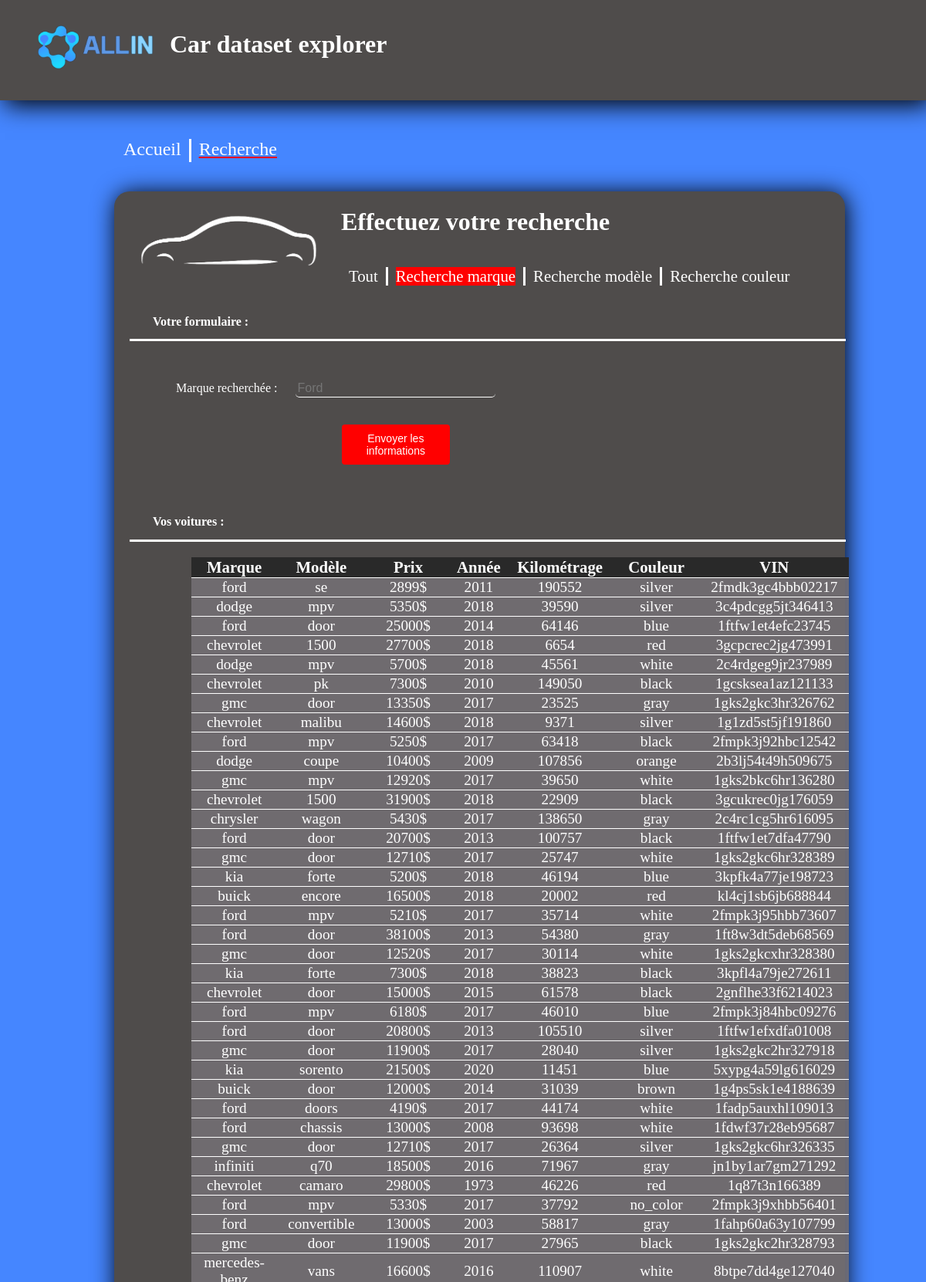
The page /marque (upper part) on the database its author committed.
### app.py (models this page shows, shortened)
class Car(db.Model):
    id = db.Column(db.Integer,primary_key=True)
    price = db.Column(db.Integer,nullable=False)
    brand = db.Column(db.String, nullable=False)
    model = db.Column(db.String,nullable=False)
    year = db.Column(db.Integer,nullable=False)
    title_status = db.Column(db.String,nullable=False)
    mileage = db.Column(db.Integer,nullable=False)
    color = db.Column(db.String,nullable=False)
    vin = db.Column(db.String,nullable=False) # Vehicule identification number
    lot = db.Column(db.String,nullable=False) # lot number assigned to a particular quantitity or lot of material from a single

### app.py (the view)
@app.route('/marque', methods=['GET', 'POST'])
def marque():
    if request.method == "POST":
        marque=request.form["Marque"]
        query = db.session.query(Car.brand).distinct().all()
        titles = [row[0] for row in query]
        closest_titles = difflib.get_close_matches(marque, titles)
        try :
            cars = Car.query.filter_by(brand=closest_titles[0]).all()
            info=[]
            for car in cars:
                info.append([car.brand,car.model,car.price,car.year,car.mileage,car.color,car.vin])
        except IndexError :
            info=[["Pas de résultat"]]
        return render_template('marque.html',info=info[0:50])
    else :
        return render_template('marque.html',info=get_info_all()[0:50])

### app.py (called while the page is built)
def get_info_all():
    cars = Car.query.all()
    info=[]
    for car in cars:
        info.append([car.brand,car.model,car.price,car.year,car.mileage,car.color,car.vin])
    return info

### templates/marque.html (shortened to what this page needs)
<!DOCTYPE html>
<html>
    <head>
        <link rel="stylesheet" href="../static/css/style_plateforme.css">
    </head>
    <body>
    	<header>
    		<div class="header">
   				<div class="LogoHeader"><img src="../static/Images/logoblanc2.png" alt="Logo" class="Logo"> </div>
                <div class="NomHeader"><h1 class="NameHeader">Car dataset explorer</h1></div>
           		<div class="HeaderFond"></div>
			</div>
        	<div class="NavEmploye">
                  <a href="{{ url_for('accueil') }}" class="lien">Accueil</a>
                  <div class="Divider"></div>
                  <a href="{{ url_for('recherche') }}" id="enCours1" class="lien77">Recherche</a>
            </div>
    	</header>
        <main class="PageInfo">
            <div class="Info">
                <img src="../static/Images/book.png" alt="Logo" class="LogoProfil3">
                <div>
                    <h1 class="policeProfil">Effectuez votre recherche</h1>
                    <div class="pos" >
                        <div class="navGestion" style="margin-top:20px;">
                            <a href="{{ url_for('recherche') }}"  class="lien3"   style="font-size:1.3em; ">Tout</a>
                            <div class="Divider3"></div>
                            <a href="{{ url_for('marque') }}"  class="lien3" id="enCours" style="font-size:1.3em; ">Recherche marque</a>
                            <div class="Divider3"></div>
                            <a href="{{ url_for('modèle') }}"  class="lien3"  style="font-size:1.3em; ">Recherche modèle</a>
                            <div class="Divider3"></div>
                            <a href="{{ url_for('couleur') }}"  class="lien3"  style="font-size:1.3em; ">Recherche couleur</a>
                       </div>
                    </div>
            </div>
            </div>
            <h2 class="txt2">Votre formulaire : </h2>
            <div class="Divider4"></div>
                 <form action="{{ url_for('marque') }}"  method="POST" name="formulaire" style="padding:30px;margin:20px" >
                            <div >
                                 <label for="Marque" class="txt0" >Marque recherchée : </label>
                               <input type="text" name="Marque" id="Marque" style="margin-left:20px" placeholder="Ford">
                            </div>
                <div class="Envoi1">
                        <button class="button" onclick=""><span>Envoyer les informations </span></button>
                </div>
            </form>
                   <h2 class="txt2">Vos voitures : </h2>
                   <div class="Divider4"></div>
                            <table style="text-align:center;margin-left:100px;margin-top:20px;width:90%" >
                              <thead>
                                   <th>Marque</th>
                                   <th>Modèle</th>
                                   <th>Prix</th>
                                   <th>Année</th>
                                   <th>Kilométrage</th>
                                   <th>Couleur</th>
                                   <th>VIN</th>
                               </thead>
                               <tbody>
                                    {% for data in info %}
                                       <tr>
                                           <td style="width:10%">{{data[0]}}</td>
                                           <td style="width:10%">{{data[1]}}</td>
                                            <td style="width:10%">{{data[2]}}$</td>
                                            <td style="width:5%">{{data[3]}}</td>
                                            <td style="width:10%">{{data[4]}}</td>
                                            <td style="width:10%">{{data[5]}}</td>
                                            <td style="width:10%">{{data[6]}}</td>
                                      </tr>
                                     {% endfor %}
                              </tbody>
                                </table>
        </main>
    </body>
</html>

### static/css/style_plateforme.css (style rules this page uses)
input[type="text"],input[type="password"],textarea { width: 30%; border: none; border-bottom: 1px solid #fff; background: transparent; outline: none; height: 20px; color: #fff; font-size: 16px; }
.button { border-radius: 4px; background-color: red; border: none; color: #FFFFFF; text-align: center; font-size: 14px; width:23%; padding:10px; transition: all 0.5s; cursor: pointer; margin: 5px; }
.button span { cursor: pointer; display: inline-block; position: relative; transition: 0.5s; }
.button span:after { content: '\00bb'; position: absolute; opacity: 0; top: 0; right: -20px; transition: 0.5s; }
body { background:#4586FF; }
.LogoHeader,.NomHeader,.logoFooter,.MailFooter,.lien1,.logo1,.Deco,.Profil,.logoProfil,.NavEmploye,.NavAcceuil,.NavAcceuil111,.valide,.nonvalide { z-index: 3; }
.flex,.header { display:flex; }
.NameHeader { color:white ; font-family: Futura; position: absolute; left: 220px; top:18px; }
.HeaderFond { width:100%; height:130px; background-color:rgb(79, 76, 75); position: absolute; left: 0px; top: 0px; box-shadow: 6px 6px 30px black; }
.Logo { max-width: 70%; height: 60px; position: absolute; left:40px; top:30px; }
.LogoProfil3 { max-width: 100%; height: 70px; margin :30px; }
.PageInfo { margin-top:240px; margin-left: 140px; width:80%; padding-bottom: 60px; background-color:rgb(79, 76, 75); box-shadow: 2px 2px 30px black; border-radius:20px; padding-bottom: 20px; }
.Info { display:flex; }
.pos { margin-top:40px; }
.txt0 { color:white; font-family: Futura; font-size: 1em; margin-left: 30px; margin-top:10px; }
.txt2 { color:white; font-family: Baron Neue Black; font-size: 1em; margin-left:50px; margin-right :10px; margin-top:30px; }
.policeProfil { font-family: Futura; font-size: 2em; color:white; }
.NavEmploye { display: flex; position: absolute; left: 150px; top: 180px; font-family: Futura; font-size:1.5em; }
.Envoi1 { margin-top:30px; margin-left:240px; }
.Divider { background-color: white; width: 3px; height:30px; }
.Divider4 { background-color: white; width: 98%; height:3px; margin-left:20px; margin-top :10px; }
.lien { color: white; margin-left: 10px; margin-right :10px; }
.lien77 { color: white; margin-left: 10px; margin-right :10px; font-family:Futura; position :relative; }
.lien77::after { content:""; display:block; position: absolute; bottom:2.4px; height:2.5px; z-index: -1; width: 100%; background:red; transform: scaleX(0); transition :transform 0.4s ease-in-out; }
a { color: white; text-decoration: none; }
#enCours { background-color:red; }
#enCours1 { text-decoration: underline red; }
.navGestion { display: flex; margin-top:-10px; }
.lien3 { color: white; font-family: Futura; font-size:1.3em; margin-left: 10px; margin-right :10px; }
.Divider3 { background-color: white; width: 3px; height:24px; }
table { border-collapse: collapse; }
td { border: 1px solid white; font-family: Futura; font-size: 1.2em; color: white; }
th { border: 1px solid white; font-family: Futura; font-size: 1.5em; color: white; }

### templates/marque.html (style rules this page uses)
thead, tfoot { color: white; }
thead th, tfoot th, tfoot td { background: rgba(32,31,32,0.87); border:rgba(32,31,32,0.87); font-size:1.3em; }
td { border-left: none; border-right: none; }
tr { background-color: rgba(117,112,117,0.87); }
input { background-color: red; border-radius: 5px; color:white; }

### rows shown on the page
Car: brand "ford", model "se", price "2899", year "2011", mileage "190552", color "silver", vin "2fmdk3gc4bbb02217"
Car: brand "dodge", model "mpv", price "5350", year "2018", mileage "39590", color "silver", vin "3c4pdcgg5jt346413"
Car: brand "ford", model "door", price "25000", year "2014", mileage "64146", color "blue", vin "1ftfw1et4efc23745"
Car: brand "chevrolet", model "1500", price "27700", year "2018", mileage "6654", color "red", vin "3gcpcrec2jg473991"
Car: brand "dodge", model "mpv", price "5700", year "2018", mileage "45561", color "white", vin "2c4rdgeg9jr237989"
Car: brand "chevrolet", model "pk", price "7300", year "2010", mileage "149050", color "black", vin "1gcsksea1az121133"
Car: brand "gmc", model "door", price "13350", year "2017", mileage "23525", color "gray", vin "1gks2gkc3hr326762"
Car: brand "chevrolet", model "malibu", price "14600", year "2018", mileage "9371", color "silver", vin "1g1zd5st5jf191860"
Car: brand "ford", model "mpv", price "5250", year "2017", mileage "63418", color "black", vin "2fmpk3j92hbc12542"
Car: brand "dodge", model "coupe", price "10400", year "2009", mileage "107856", color "orange", vin "2b3lj54t49h509675"
Car: brand "gmc", model "mpv", price "12920", year "2017", mileage "39650", color "white", vin "1gks2bkc6hr136280"
Car: brand "chevrolet", model "1500", price "31900", year "2018", mileage "22909", color "black", vin "3gcukrec0jg176059"
Car: brand "chrysler", model "wagon", price "5430", year "2017", mileage "138650", color "gray", vin "2c4rc1cg5hr616095"
Car: brand "ford", model "door", price "20700", year "2013", mileage "100757", color "black", vin "1ftfw1et7dfa47790"
Car: brand "gmc", model "door", price "12710", year "2017", mileage "25747", color "white", vin "1gks2gkc6hr328389"
Car: brand "kia", model "forte", price "5200", year "2018", mileage "46194", color "blue", vin "3kpfk4a77je198723"
Car: brand "buick", model "encore", price "16500", year "2018", mileage "20002", color "red", vin "kl4cj1sb6jb688844"
Car: brand "ford", model "mpv", price "5210", year "2017", mileage "35714", color "white", vin "2fmpk3j95hbb73607"
Car: brand "ford", model "door", price "38100", year "2013", mileage "54380", color "gray", vin "1ft8w3dt5deb68569"
Car: brand "gmc", model "door", price "12520", year "2017", mileage "30114", color "white", vin "1gks2gkcxhr328380"
Car: brand "kia", model "forte", price "7300", year "2018", mileage "38823", color "black", vin "3kpfl4a79je272611"
Car: brand "chevrolet", model "door", price "15000", year "2015", mileage "61578", color "black", vin "2gnflhe33f6214023"
Car: brand "ford", model "mpv", price "6180", year "2017", mileage "46010", color "blue", vin "2fmpk3j84hbc09276"
Car: brand "ford", model "door", price "20800", year "2013", mileage "105510", color "silver", vin "1ftfw1efxdfa01008"
Car: brand "gmc", model "door", price "11900", year "2017", mileage "28040", color "silver", vin "1gks2gkc2hr327918"
Car: brand "kia", model "sorento", price "21500", year "2020", mileage "11451", color "blue", vin "5xypg4a59lg616029"
Car: brand "buick", model "door", price "12000", year "2014", mileage "31039", color "brown", vin "1g4ps5sk1e4188639"
Car: brand "ford", model "doors", price "4190", year "2017", mileage "44174", color "white", vin "1fadp5auxhl109013"
Car: brand "ford", model "chassis", price "13000", year "2008", mileage "93698", color "white", vin "1fdwf37r28eb95687"
Car: brand "gmc", model "door", price "12710", year "2017", mileage "26364", color "silver", vin "1gks2gkc6hr326335"
Car: brand "infiniti", model "q70", price "18500", year "2016", mileage "71967", color "gray", vin "jn1by1ar7gm271292"
Car: brand "chevrolet", model "camaro", price "29800", year "1973", mileage "46226", color "red", vin "1q87t3n166389"
Car: brand "ford", model "mpv", price "5330", year "2017", mileage "37792", color "no_color", vin "2fmpk3j9xhbb56401"
Car: brand "ford", model "convertible", price "13000", year "2003", mileage "58817", color "gray", vin "1fahp60a63y107799"
Car: brand "gmc", model "door", price "11900", year "2017", mileage "27965", color "black", vin "1gks2gkc2hr328793"
Car: model "vans", price "16600", year "2016", mileage "110907", color "white", vin "8btpe7dd4ge127040"
